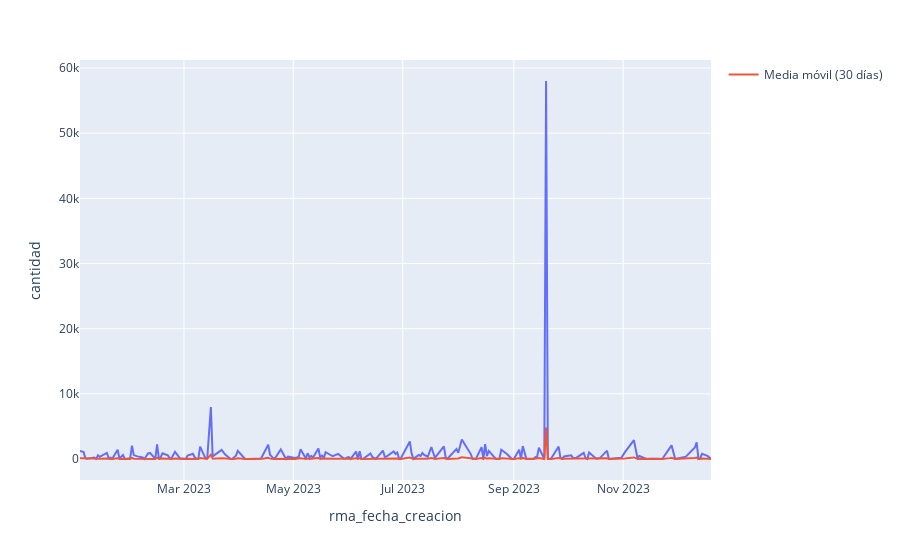

Write notebook code for a chart like this one.
### Code cell
# Calcular la media móvil
window_size = 30  # Tamaño de la ventana de la media móvil varia dependiendo de la ventana de tiempo que
# se necesite observar si es por semanas o pormeses o semestres se calculo a 30 dias
media_movil = series['cantidad'].rolling(window=window_size).mean()
promedio2=series['cantidad']/12

# Crear el gráfico de línea
fig = px.line(series, x='rma_fecha_creacion', y="cantidad")

#Agregar la media móvil al gráfico
fig.add_trace(
    go.Scatter(x=series['rma_fecha_creacion'], y=promedio2,
               mode='lines', name=f'Media móvil ({window_size} días)')
)

# Mostrar el gráfico
fig.show()

### Figure 1 — Plotly figure (JSON) as saved in the notebook; plotly's stock layout.template omitted (floating-point values rounded to 4 significant figures; data arrays with more than 128 entries replaced by an {"elided": "..."} marker saying what was removed)
{"data": [{"hovertemplate": "rma_fecha_creacion=%{x}<br>cantidad=%{y}<extra></extra>", "legendgroup": "", "line": {"color": "#636efa", "dash": "solid"}, "marker": {"symbol": "circle"}, "mode": "lines", "name": "", "orientation": "v", "showlegend": false, "type": "scatter", "x": {"elided": "188 str values"}, "xaxis": "x", "y": {"elided": "188 int values"}, "yaxis": "y"}, {"mode": "lines", "name": "Media móvil (30 días)", "type": "scatter", "x": {"elided": "188 str values"}, "y": {"elided": "188 float values"}}], "layout": {"legend": {"tracegroupgap": 0}, "margin": {"t": 60}, "xaxis": {"anchor": "y", "domain": [0, 1], "title": {"text": "rma_fecha_creacion"}}, "yaxis": {"anchor": "x", "domain": [0, 1], "title": {"text": "cantidad"}}}}
